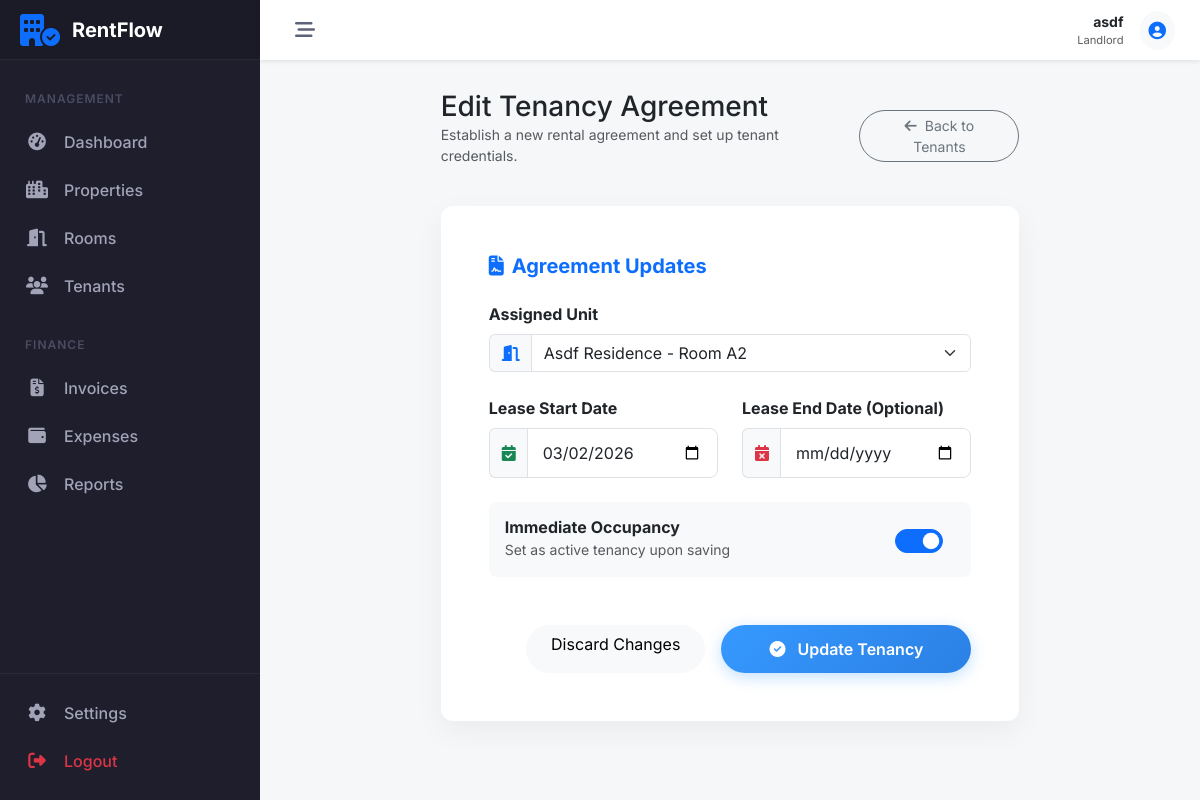
Page /properties/tenancies/8/edit/ (signed in) on the committed database.
### accounts/models.py (models this page shows, shortened)
class Profile(models.Model):
    ROLE_CHOICES = (
        ('LANDLORD', 'Landlord'),
        ('TENANT', 'Tenant'),
    )
    user = models.OneToOneField(User, on_delete=models.CASCADE, related_name='profile')
    role = models.CharField(max_length=10, choices=ROLE_CHOICES, default='TENANT', db_index=True)
    phone = models.CharField(max_length=15, blank=True)
    address = models.TextField(blank=True)
    needs_password_change = models.BooleanField(default=False)
    created_at = models.DateTimeField(auto_now_add=True)
    updated_at = models.DateTimeField(auto_now=True)

### properties/models.py (models this page shows, shortened)
class Tenancy(models.Model):
    tenant = models.ForeignKey(User, on_delete=models.CASCADE, related_name='tenancies')
    room = models.ForeignKey(Room, on_delete=models.CASCADE, related_name='tenancies')
    start_date = models.DateField()
    end_date = models.DateField(null=True, blank=True)
    is_active = models.BooleanField(default=True, db_index=True)
    class Meta:
        verbose_name_plural = "Tenancies"

### properties/views.py (the view, shortened to what this page needs)
# urls.py: path('tenancies/<int:pk>/edit/', TenancyUpdateView.as_view(), name='tenancy_edit'),
class TenancyUpdateView(LandlordRequiredMixin, UpdateView):
    model = Tenancy
    form_class = TenancyForm
    template_name = 'properties/tenancy_form.html'
    success_url = reverse_lazy('properties:tenancy_list')
    def get_queryset(self):
        return Tenancy.objects.filter(room__property__landlord=self.request.user)
    def get_form_kwargs(self):
        kwargs = super().get_form_kwargs()
        kwargs['landlord'] = self.request.user
        return kwargs

### core/mixins.py (called while the page is built)
    def test_func(self):
        user = self.request.user
        return user.is_authenticated and hasattr(user, 'profile') and user.profile.role == 'LANDLORD'

### properties/models.py (called while the page is built)
    def __str__(self):
        return f"{self.property.name} - Room {self.room_number}"

### properties/templates/properties/tenancy_form.html (shortened to what this page needs)
{% extends 'core/base.html' %}
{% block content %}
<div class="row justify-content-center animate-fade-in-up">
    <div class="col-lg-10 col-xl-8">
        <div class="d-flex justify-content-between align-items-center mb-4">
            <div>
                <h2 class="h3 mb-0 text-gray-800">{% if form.instance.pk %}Edit Tenancy Agreement{% else %}New Tenant Enrollment{% endif %}</h2>
                <p class="text-muted small">Establish a new rental agreement and set up tenant credentials.</p>
            </div>
            <a href="{% url 'properties:tenancy_list' %}" class="btn btn-sm btn-outline-secondary rounded-pill px-3">
                <i class="fa-solid fa-arrow-left me-1"></i> Back to Tenants
            </a>
        </div>
        <div class="card form-card">
            <div class="card-body p-4 p-md-5">
                <form method="post" novalidate>
                    <h5 class="mb-4 fw-bold text-primary animate-fade-in-up delay-4">
                        <i class="fa-solid fa-file-contract me-2"></i>{% if form.instance.pk %}Agreement Updates{% else %}2. Lease Configuration{% endif %}
                    </h5>
                    <div class="row g-4">
                        <div class="col-12 animate-fade-in-up delay-4">
                            <label for="{{ form.room.id_for_label }}" class="form-label fw-bold">Assigned Unit</label>
                            <div class="input-group">
                                <span class="input-group-text bg-light border-end-0"><i class="fa-solid fa-door-open text-primary"></i></span>
                                {{ form.room }}
                            </div>
                        </div>
                        <div class="col-md-6 animate-fade-in-up delay-5">
                            <label for="{{ form.start_date.id_for_label }}" class="form-label fw-bold">Lease Start Date</label>
                            <div class="input-group">
                                <span class="input-group-text bg-light border-end-0"><i class="fa-solid fa-calendar-check text-success"></i></span>
                                {{ form.start_date }}
                            </div>
                        </div>
                        <div class="col-md-6 animate-fade-in-up delay-5">
                            <label for="{{ form.end_date.id_for_label }}" class="form-label fw-bold">Lease End Date (Optional)</label>
                            <div class="input-group">
                                <span class="input-group-text bg-light border-end-0"><i class="fa-solid fa-calendar-xmark text-danger"></i></span>
                                {{ form.end_date }}
                            </div>
                        </div>
                        <div class="col-12 animate-fade-in-up delay-6">
                            <div class="p-3 bg-light rounded-3 d-flex align-items-center justify-content-between">
                                <div>
                                    <h6 class="mb-0 fw-bold">Immediate Occupancy</h6>
                                    <small class="text-muted">Set as active tenancy upon saving</small>
                                </div>
                                <div class="form-check form-switch fs-4">
                                    {{ form.is_active }}
                                </div>
                            </div>
                        </div>
                    </div>
                    <div class="d-flex justify-content-end gap-3 mt-5">
                        <a href="{% url 'properties:tenancy_list' %}" class="btn btn-light px-4 rounded-pill">Discard Changes</a>
                        <button type="submit" class="btn btn-premium px-5 rounded-pill">
                            <i class="fa-solid fa-check-circle me-2"></i>
                            {% if form.instance.pk %}Update Tenancy{% else %}Enroll Tenant{% endif %}
                        </button>
                    </div>
                </form>
            </div>
        </div>
    </div>
</div>
{% endblock %}

### core/templates/core/base.html (shortened to what this page needs)
<!DOCTYPE html>
<html lang="en">
<head>
    <link href="https://cdn.jsdelivr.net/npm/bootstrap@5.3.0/dist/css/bootstrap.min.css" rel="stylesheet">
    <link rel="stylesheet" href="https://cdnjs.cloudflare.com/ajax/libs/font-awesome/6.5.1/css/all.min.css">
</head>
<body>
    {% if user.is_authenticated %}
    <aside id="sidebar">
        <div class="sidebar-logo">
            <i class="fa-solid fa-building-circle-check fa-2x text-primary"></i>
            <span class="logo-text">RentFlow</span>
        </div>
        <div class="sidebar-nav">
            {% if user.profile.role == 'LANDLORD' %}
            <div class="nav-header">Management</div>
            <a href="{% url 'dashboard:landlord_dash' %}"
                class="nav-link-custom {% if 'dashboard' in request.resolver_match.view_name %}active{% endif %}">
                <i class="fa-solid fa-gauge-high"></i>
                <span>Dashboard</span>
            </a>
            <div class="nav-item">
                <a class="nav-link-custom" data-bs-toggle="collapse" href="#collapse-properties" role="button"
                    aria-expanded="false" aria-controls="collapse-properties">
                    <i class="fa-solid fa-city"></i>
                    <span>Properties</span>
                </a>
            </div>
            <div class="nav-item">
                <a class="nav-link-custom" data-bs-toggle="collapse" href="#collapse-rooms" role="button"
                    aria-expanded="false" aria-controls="collapse-rooms">
                    <i class="fa-solid fa-door-open"></i>
                    <span>Rooms</span>
                </a>
            </div>
            <div class="nav-item">
                <a class="nav-link-custom" data-bs-toggle="collapse" href="#collapse-tenants" role="button"
                    aria-expanded="false" aria-controls="collapse-tenants">
                    <i class="fa-solid fa-users"></i>
                    <span>Tenants</span>
                </a>
            </div>
            <div class="nav-header mt-3">Finance</div>
            <div class="nav-item">
                <a class="nav-link-custom" data-bs-toggle="collapse" href="#collapse-invoices" role="button"
                    aria-expanded="false" aria-controls="collapse-invoices">
                    <i class="fa-solid fa-file-invoice-dollar"></i>
                    <span>Invoices</span>
                </a>
            </div>
            <div class="nav-item">
                <a class="nav-link-custom" data-bs-toggle="collapse" href="#collapse-expenses" role="button"
                    aria-expanded="false" aria-controls="collapse-expenses">
                    <i class="fa-solid fa-wallet"></i>
                    <span>Expenses</span>
                </a>
            </div>
            <a href="{% url 'payments:financial_report' %}"
                class="nav-link-custom {% if 'report' in request.resolver_match.view_name %}active{% endif %}">
                <i class="fa-solid fa-chart-pie"></i>
                <span>Reports</span>
            </a>
            {% endif %}
        </div>
        <div class="sidebar-footer">
            <a href="#" class="nav-link-custom">
                <i class="fa-solid fa-gear"></i>
                <span>Settings</span>
            </a>
            <a href="javascript:void(0)" onclick="document.getElementById('logout-form').submit()"
                class="nav-link-custom text-danger">
                <i class="fa-solid fa-right-from-bracket"></i>
                <span>Logout</span>
            </a>
        </div>
    </aside>
    <div id="main-wrapper">
        <header id="topbar">
            <button class="toggle-btn" id="sidebar-toggle">
                <i class="fa-solid fa-bars-staggered"></i>
            </button>
            <div class="ms-auto d-flex align-items-center">
                <div class="me-3 d-none d-md-block text-end">
                    <div class="fw-bold small text-dark">{{ user.username }}</div>
                    <div class="text-muted small" style="font-size: 0.7rem;">{{ user.profile.get_role_display }}</div>
                </div>
                <div class="dropdown">
                    <a href="#" class="btn btn-light btn-sm rounded-circle p-2" data-bs-toggle="dropdown">
                    </a>
                </div>
            </div>
        </header>
        <main id="content-area">
            {% block content %}{% endblock %}
        </main>
    </div>
    {% endif %}
</body>
</html>

### core/templates/core/base.html (style rules this page uses)
:root { --sidebar-width: 260px; --sidebar-collapsed-width: 70px; --sidebar-bg: #1e1e2d; --sidebar-hover: #2b2b40; --sidebar-active: #3699ff; --topbar-height: 60px; --transition-speed: 0.3s; }
body { font-family: 'Inter', sans-serif; background-color: #f5f7f9; overflow-x: hidden; }
#sidebar { width: var(--sidebar-width); height: 100vh; position: fixed; left: 0; top: 0; background: var(--sidebar-bg); color: #a2a3b7; transition: all var(--transition-speed) ease-in-out; z-index: 1000; display: flex; flex-direction: column; }
.sidebar-logo { padding: 20px; height: var(--topbar-height); display: flex; align-items: center; border-bottom: 1px solid rgba(255, 255, 255, 0.05); background: rgba(0, 0, 0, 0.1); overflow: hidden; white-space: nowrap; }
.logo-text { font-weight: 700; font-size: 1.25rem; color: #fff; margin-left: 12px; transition: opacity var(--transition-speed); }
.sidebar-nav { padding: 20px 0; flex-grow: 1; overflow-y: auto; overflow-x: hidden; }
.nav-header { padding: 10px 25px; font-size: 0.75rem; text-transform: uppercase; font-weight: 600; letter-spacing: 1px; color: #4b4b62; }
.nav-link-custom { display: flex; align-items: center; padding: 12px 25px; color: #a2a3b7; text-decoration: none; transition: all 0.2s; white-space: nowrap; position: relative; }
.nav-link-custom i { width: 24px; font-size: 1.1rem; text-align: center; }
.nav-link-custom span { margin-left: 15px; font-weight: 500; transition: opacity var(--transition-speed); }
#main-wrapper { margin-left: var(--sidebar-width); min-height: 100vh; transition: all var(--transition-speed) ease-in-out; display: flex; flex-direction: column; }
#topbar { height: var(--topbar-height); background: #fff; box-shadow: 0 0.125rem 0.25rem rgba(0, 0, 0, 0.075); display: flex; align-items: center; padding: 0 25px; position: sticky; top: 0; z-index: 999; }
.toggle-btn { background: transparent; border: none; font-size: 1.25rem; color: #5e6278; cursor: pointer; padding: 5px 10px; border-radius: 4px; }
#content-area { padding: 30px; flex-grow: 1; }
.form-card { border: none; border-radius: 12px; box-shadow: 0 10px 30px rgba(0, 0, 0, 0.05); transition: transform 0.3s ease; }
.input-group-text { background-color: #f8f9fa; border-right: none; color: #6c757d; }
.form-control { border-radius: 8px; padding: 12px 15px; }
.btn-premium { background: linear-gradient(135deg, #3699ff 0%, #2b80e4 100%); border: none; border-radius: 8px; font-weight: 600; padding: 12px 25px; color: #fff; transition: all 0.3s ease; box-shadow: 0 4px 15px rgba(54, 153, 255, 0.3); }
.animate-fade-in-up { animation: fadeInUp 0.5s ease forwards; }
.sidebar-footer { border-top: 1px solid rgba(255, 255, 255, 0.05); padding: 15px 0; }

### rows in the picture
Tenancy: room "Asdf Residence - Room A2", start_date "03/02/2026", is_active "☑"

### other values in the picture
{{ user.username }} "asdf"
{{ user.profile.get_role_display }} "Landlord"
